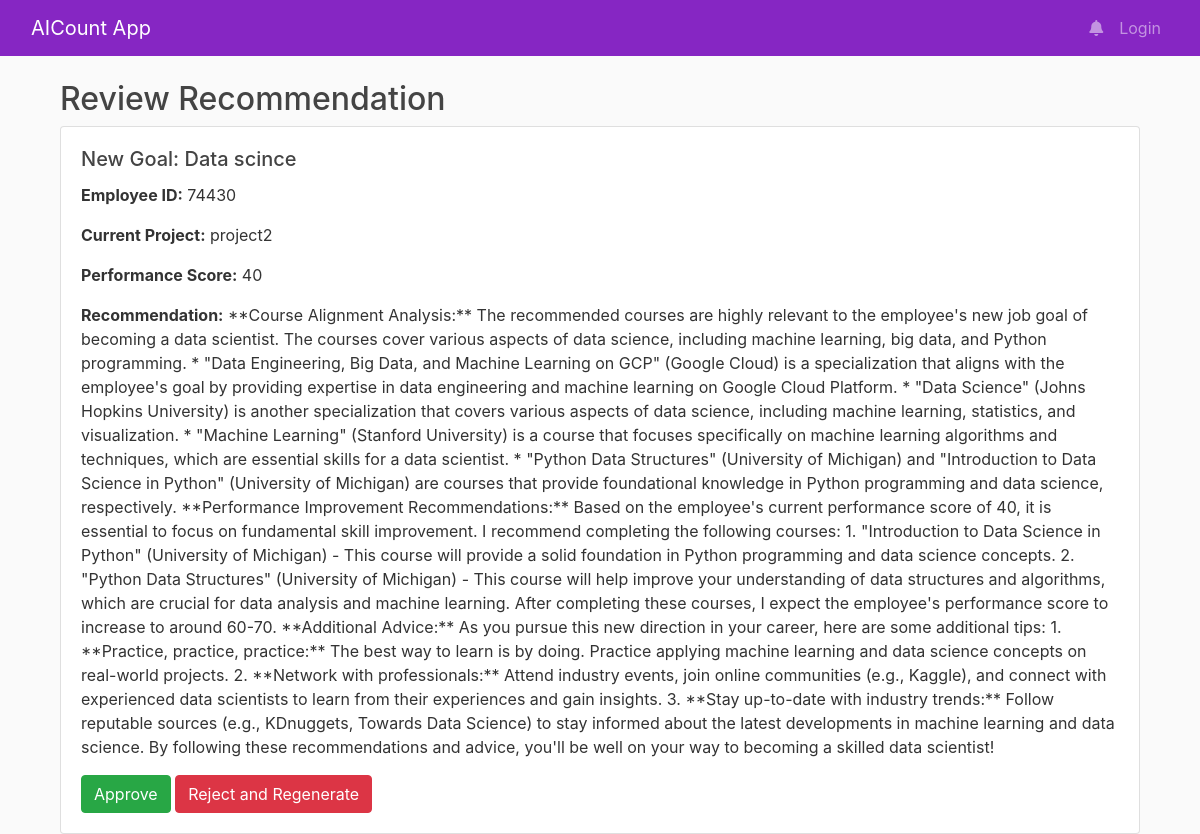
Page /view_recommendation/2 on the committed database.
### tables this page shows
CREATE TABLE recommendations (
        id INTEGER PRIMARY KEY,
        employee_id INTEGER,
        current_project TEXT,
        current_performance_score INTEGER,
        new_goal TEXT,
        recommendation VARCHAR(255),
        timestamp TIMESTAMP,
        status TEXT
    );

### flaskblog/routes.py (the view, shortened to what this page needs)
@app.route('/view_recommendation/<int:recommendation_id>', methods=['GET', 'POST'])
def view_recommendation(recommendation_id):
    conn = get_db_connection()
    cursor = conn.cursor()
    cursor.execute("SELECT * FROM recommendations WHERE id = ?", (recommendation_id,))
    recommendation = cursor.fetchone()
    conn.close()
    return render_template('view_recommendation.html', recommendation=recommendation)

### flaskblog/routes.py (called while the page is built)
def get_db_connection():
    conn = sqlite3.connect(r'C:\Users\hussin.TRN\Desktop\ai_for_infosys_hr\AIthics\flaskblog.db')
    conn.row_factory = sqlite3.Row  # Access rows as dictionaries
    return conn

@app.teardown_appcontext
def close_connection(exception=None):
    conn = getattr(g, '_database', None)
    if conn is not None:
        conn.close()

### flaskblog/templates/view_recommendation.html (shortened to what this page needs)
{% extends "layout.html" %}
{% block content %}
<div class="container mt-4">
    <h2>Review Recommendation</h2>
    <div class="card">
        <div class="card-body">
            <h5 class="card-title">New Goal: {{ recommendation.new_goal }}</h5>
            <p class="card-text"><strong>Employee ID:</strong> {{ recommendation.employee_id }}</p>
            <p class="card-text"><strong>Current Project:</strong> {{ recommendation.current_project }}</p>
            <p class="card-text"><strong>Performance Score:</strong> {{ recommendation.current_performance_score }}</p>
            <p class="card-text"><strong>Recommendation:</strong> {{ recommendation.recommendation }}</p>
            <form action="{{ url_for('view_recommendation', recommendation_id=recommendation.id) }}" method="post">
                <button type="submit" name="action" value="approve" class="btn btn-success">Approve</button>
                <button type="submit" name="action" value="reject" class="btn btn-danger">Reject and Regenerate</button>
            </form>
        </div>
    </div>
</div>
{% endblock content %}

### flaskblog/static/main.css (style rules this page uses)
body { background: #fafafa; color: #333333; margin-top: 5rem; }
h1, h2, h3, h4, h5, h6 { color: #444444; }

### rows in the picture
recommendations: new_goal "Data scince", employee_id "74430", current_project "project2", current_performance_score "40", recommendation "**Course Alignment Analysis:** The recommended courses are highly relevant to the employee's new job goal of becoming a data scientist. The courses cover various aspects of data science, including machine learning, big data, and Python programming. * \"Data Engineering, Big Data, and Machine Learning on GCP\" (Google Cloud) is a specialization that aligns with the employee's goal by providing expertise in data engineering and machine learning on Google Cloud Platform. * \"Data Science\" (Johns Hopkins University) is another specialization that covers various aspects of data science, including machine learning, statistics, and visualization. * \"Machine Learning\" (Stanford University) is a course…"
